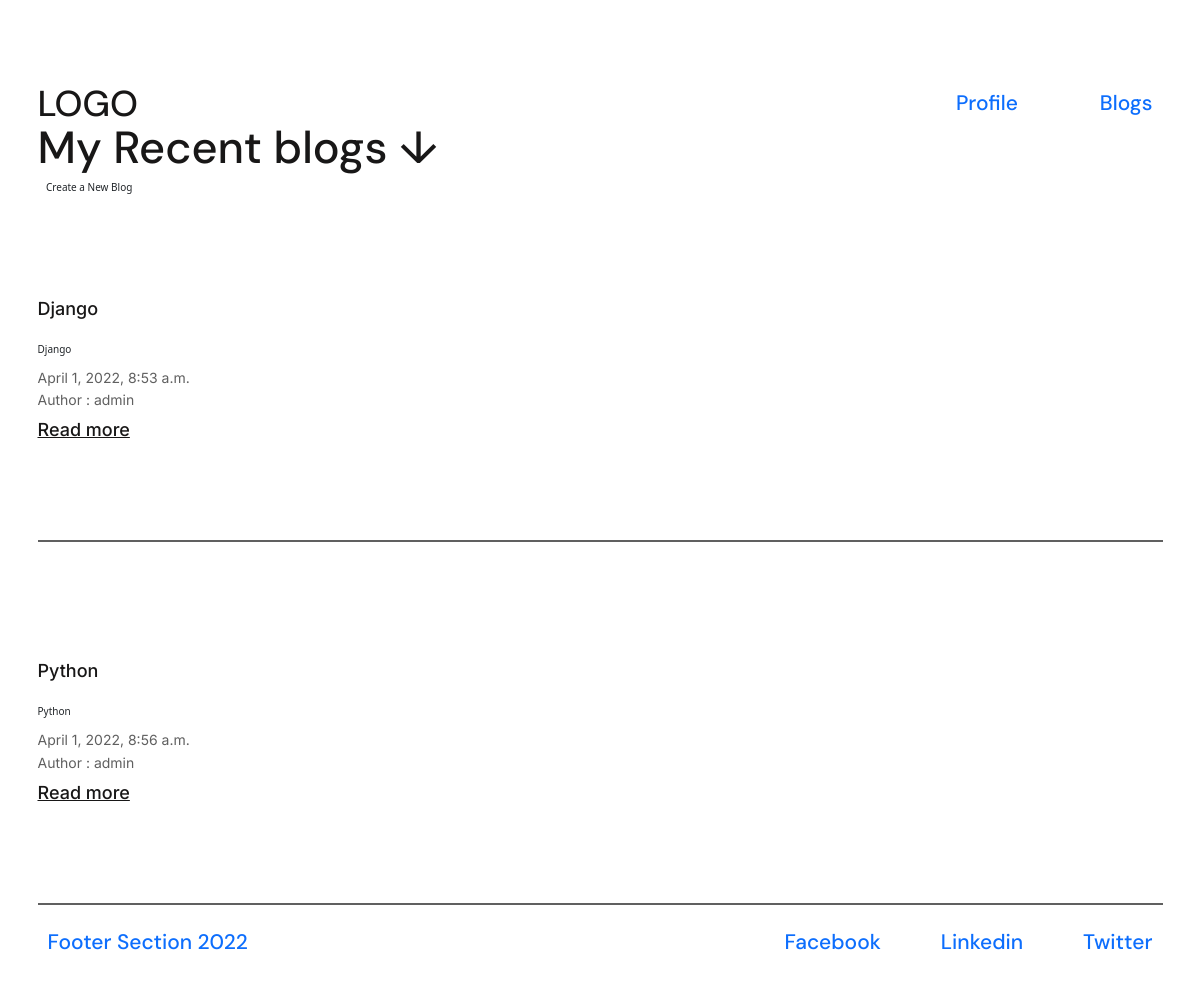
/myblog/ (signed in), run on the app's committed database.
### pages/models.py (models this page shows, shortened)
class Blog(models.Model):
    author = models.ForeignKey('auth.User',on_delete=models.CASCADE)
    id = models.AutoField(primary_key=True)
    title = models.CharField(max_length=200)
    subtitle = models.CharField(max_length=200)
    created_at = models.DateTimeField(auto_now_add=True)
    image = models.ImageField(upload_to='images/', default='images/html.png')
    paragraph = models.TextField()

### pages/views.py (the view)
# urls.py: path("myblog/", MyBlogList.as_view(), name="myblog"),
class MyBlogList(LoginRequiredMixin,ListView):
    login_url = '/signin/'
    model = Blog
    template_name=  'blogs/myblogs.html'
    context_object_name = 'blogs_list'
    def get_queryset(self):
        user = self.request.user
        return Blog.objects.filter(author=user)

### templates/blogs/myblogs.html (shortened to what this page needs)
{% extends "base.html" %} {% block main %}
<section class="section-blogs">
  <div class="container">
    <div class="flex">
      <h1 class="heading-primary">My Recent blogs &DownArrow;</h1>
      <a href="{% url 'blog_create' %}" class="btn">Create a New Blog</a>
    </div>
  </div>
  <div class="container">
    <div class="blogs">
      {% for blog in blogs_list %}
      <div class="blog-card">
        <div class="blog-card-text">
          <div class="blog-text-info">
            <h4 class="blog-title">{{blog.title}}</h4>
            <p class="blog-subtitle">{{blog.subtitle}}</p>
            <span class="blog-date">{{blog.created_at}} </span>
            <p>
              <span class="blog-date">Author : {{blog.author}} </span>
            </p>
          </div>
          <div class="blog-link-info">
            <a href="{% url 'myblog_detail' blog.id %}" class="blog-link"
              >Read more</a
            >
          </div>
        </div>
      </div>
      {% endfor %}
    </div>
  </div>
</section>
{% endblock %}

### static/css/style.css (style rules this page uses)
:root { --color-white: #fff; --color-black: #181717; --color-grey: #606060; --color-background: #f3f3f3; --font-primary: "DM Sans", sans-serif; --font-secondary: "Inter", sans-serif; }
* { margin: 0; padding: 0; box-sizing: border-box; }
body { background-color: var(--color-background); }
html { font-size: 62.5%; }
.container { max-width: 120rem; margin: 0 auto; }
.heading-primary { font-family: var(--font-primary); font-weight: 500; font-size: 4.5rem; line-height: 1; color: var(--color-black); }
.blog-card { display: flex; justify-content: space-between; gap: 10rem; padding-block: 10rem; border-bottom: 0.2rem solid var(--color-grey); margin-bottom: 2rem; }
.blog-card-text { display: flex; flex-direction: column; justify-content: space-between; }
.blog-title { font-family: var(--font-secondary); font-size: 1.8rem; font-weight: 500; line-height: 1; color: var(--color-black); margin-bottom: 2.4rem; }
.blog-date { font-family: var(--font-secondary); font-size: 1.4rem; font-weight: 400; line-height: 1.6; color: var(--color-grey); }
.blog-link { font-family: var(--font-secondary); font-size: 1.8rem; font-weight: 500; line-height: 1; color: var(--color-black); }

### data on the page
Blog: title "Django", subtitle "Django", created_at "April 1, 2022, 8:53 a.m.", author "admin"
Blog: title "Python", subtitle "Python", created_at "April 1, 2022, 8:56 a.m.", author "admin"
